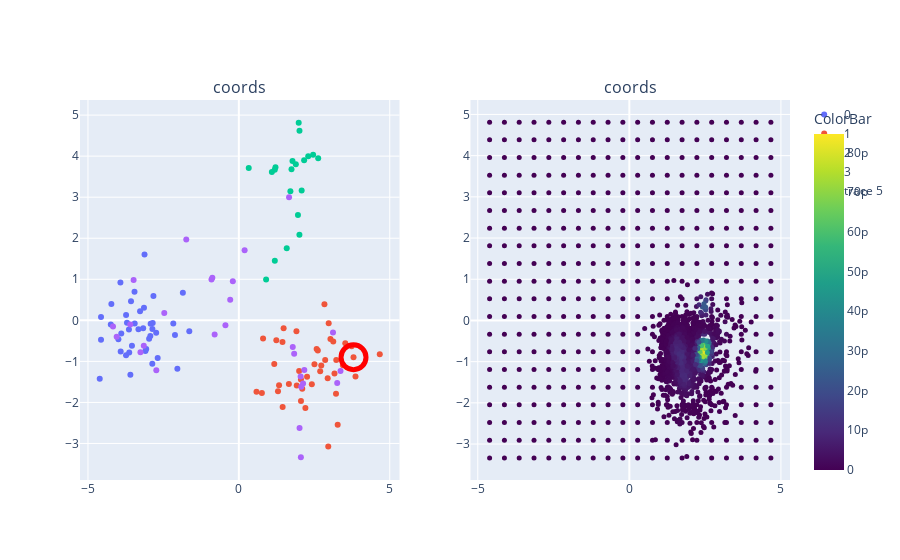

Notebook code for this chart:
### Code cell
from plotly import tools

title= 'coords'
fig_subplots = tools.make_subplots(rows=1, cols=2,subplot_titles=tuple([title]*2))

for trace in figwl:
    fig_subplots.append_trace(trace, 1, 1)
    

trace= go.Scatter(
    x= granted[:,0],
    y= granted[:,1],
    #z= grid_likes,
    mode= 'markers',
    marker= {
        'color':grid_likes,
        'colorbar': go.scatter.marker.ColorBar(
            title= 'ColorBar'
        ),
        'colorscale':'Viridis',
        'line': {'width': 0},
        'size': 5,
        'symbol': 'circle',
      "opacity": 1
      }
)

fig_subplots.append_trace(trace, 1,2)

iplot(fig_subplots)

### Figure 1 — Plotly figure (JSON) as saved in the notebook; plotly's stock layout.template omitted (floating-point values rounded to 4 significant figures; data arrays with more than 128 entries replaced by an {"elided": "..."} marker saying what was removed)
{"data": [{"mode": "markers", "name": "0", "type": "scatter", "x": [-3.097, -3.594, -2.831, -2.974, -3.706, -3.924, -2.855, -3.642, -3.143, -2.69, -2.038, -4.567, -3.738, -3.737, -3.125, -2.868, -3.327, -2.933, -3.451, -4.243, -3.17, -4.224, -4.61, -2.172, -3.632, -3.457, -2.739, -3.069, -3.542, -2.117, -2.922, -1.856, -2.865, -1.642, -4.567, -3.274, -3.991, -3.573, -3.916, -3.896], "xaxis": "x", "y": [-0.7498, -1.329, 0.5925, -0.4487, -0.05692, 0.9235, -0.06538, -0.2223, 0.3041, -0.9157, -1.18, 0.08095, -0.8496, 0.1327, 1.604, -1.06, -0.2194, -0.383, -0.07534, -0.09902, -0.1911, 0.3952, -1.422, -0.07608, -0.7809, 0.6936, -0.3003, -0.6991, -0.6194, -0.3581, -0.08506, 0.6729, -0.2109, -0.2688, -0.4705, 0.2189, -0.4606, 0.4679, -0.7608, -0.3181], "yaxis": "y"}, {"mode": "markers", "name": "1", "type": "scatter", "x": [2.963, 1.243, 2.944, 3.738, 2.101, 3.275, 1.483, 3.128, 3.8, 4.67, 0.7634, 2.261, 0.5848, 2.977, 3.228, 3.527, 3.219, 2.578, 1.452, 2.059, 3.035, 2.205, 1.333, 0.8026, 3.169, 2.732, 2.418, 2.836, 1.908, 1.297, 1.998, 2.057, 1.658, 2.696, 1.919, 2.861, 3.448, 1.446, 2.506, 3.866, 1.174, 2.616], "xaxis": "x", "y": [-3.074, -0.486, -1.412, -0.6292, -1.669, -2.547, -0.1932, -0.513, -0.8993, -0.8275, -1.769, -1.375, -1.737, -0.07372, -0.9684, -0.5612, -1.79, -0.6991, -2.108, -1.962, -0.4556, -2.136, -1.584, -0.4449, -1.293, -1.102, -1.555, 0.3938, -0.2636, -1.729, -1.237, -1.44, -1.551, -1.238, -1.585, -0.9663, -1.096, -0.5306, -1.068, -1.368, -1.061, -0.7366], "yaxis": "y"}, {"mode": "markers", "name": "2", "type": "scatter", "x": [0.903, 1.191, 0.3276, 2.164, 1.192, 1.959, 1.983, 1.093, 2.007, 1.888, 1.587, 1.745, 2.082, 1.214, 2.009, 2.299, 1.708, 2.629, 2.461, 1.777], "xaxis": "x", "y": [0.993, 3.669, 3.71, 3.899, 1.453, 2.569, 4.814, 3.614, 2.086, 3.803, 1.754, 3.679, 3.164, 3.732, 4.618, 3.996, 3.143, 3.946, 4.035, 3.884], "yaxis": "y"}, {"mode": "markers", "name": "3", "type": "scatter", "x": [-0.8017, -0.1989, -3.487, -0.2863, -4.048, -1.742, 2.068, -0.8783, -0.907, 3.369, -3.26, -2.735, 2.055, 2.17, 3.259, 2.011, -3.15, 1.833, 0.1913, -0.4445, 1.664, 2.048, -3.598, -4.17, 1.787, -2.471, 2.127, 3.119], "xaxis": "x", "y": [-0.3433, 0.9521, 0.9846, 0.5019, -0.3996, 1.967, -1.62, 1.035, 0.9926, -1.237, -0.7759, -1.219, -3.336, -1.207, -1.53, -2.62, -0.6217, -0.8146, 1.705, -0.1201, 2.997, -1.371, -0.099, -0.1472, -0.6519, 0.1816, -1.536, -0.2968], "yaxis": "y"}, {"marker": {"color": "rgba(135, 206, 250, 0)", "line": {"color": "red", "width": 5}, "opacity": 1, "size": 25}, "mode": "markers", "showlegend": false, "type": "scatter", "x": [3.8], "xaxis": "x", "y": [-0.8993], "yaxis": "y"}, {"marker": {"color": {"elided": "2000 float values"}, "colorbar": {"title": {"text": "ColorBar"}}, "colorscale": [[0, "#440154"], [0.1111, "#482878"], [0.2222, "#3e4989"], [0.3333, "#31688e"], [0.4444, "#26828e"], [0.5556, "#1f9e89"], [0.6667, "#35b779"], [0.7778, "#6ece58"], [0.8889, "#b5de2b"], [1, "#fde725"]], "line": {"width": 0}, "opacity": 1, "size": 5, "symbol": "circle"}, "mode": "markers", "type": "scatter", "x": {"elided": "2000 float values"}, "xaxis": "x2", "y": {"elided": "2000 float values"}, "yaxis": "y2"}], "layout": {"annotations": [{"font": {"size": 16}, "showarrow": false, "text": "coords", "x": 0.225, "xanchor": "center", "xref": "paper", "y": 1, "yanchor": "bottom", "yref": "paper"}, {"font": {"size": 16}, "showarrow": false, "text": "coords", "x": 0.775, "xanchor": "center", "xref": "paper", "y": 1, "yanchor": "bottom", "yref": "paper"}], "xaxis": {"anchor": "y", "domain": [0, 0.45]}, "xaxis2": {"anchor": "y2", "domain": [0.55, 1]}, "yaxis": {"anchor": "x", "domain": [0, 1]}, "yaxis2": {"anchor": "x2", "domain": [0, 1]}}}
